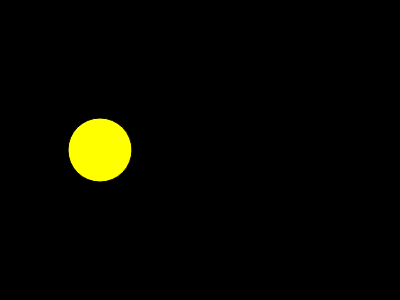
Frame 1 (no input)
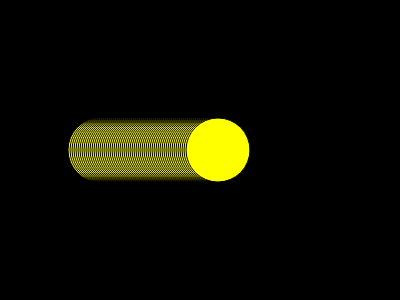
Frame 60 (no input)
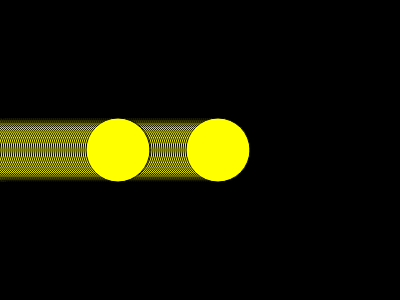
Frame 120 (the mouse pressed at the canvas centre since frame 60)

The p5.js sketch that drew these frames (run headless with seeded random() and noise() and a simulated clock; from frame 60 on, the mouse is pressed at the canvas centre):

// p5.js sketch
// ── sketch.js
// https://editor.p5js.org/jht1493/sketches/zciALH5y7
// circleX buttons copy

let circleX = 100;
let circleY = 150;
let circleSpeed = 2;
let circleDiam = 64;
let circleColor = 'yellow';

function setup() {
  createCanvas(400, 300).mousePressed(function () {
    circleX = 0;
  })
  createButton('backg 0').mousePressed(function() {
    console.log('calling background');
    background(0);
  });
  createButton('down').mousePressed(function() {
    circleColor = random(['red','green','yellow'])
    circleY = (circleY + 40) % height
  });
  background(0);
  // background(0);
  // noStroke();
  // fill(255);
}

function draw() {
  fill(circleColor);
  circle(circleX, circleY, circleDiam);
  circleX = (circleX + circleSpeed) % width;
}

// https://editor.p5js.org/jht1493/sketches/L55nCCMds
// circleX buttons

// Move to myCanvas.mousePressed to allow buttons
// to work.
// function mousePressed() {
//   circleX = 0;
// }

// https://editor.p5js.org/jht1493/sketches/JVoQAP3aM
// variable circleX myCanvas

// Make Your Own (Make Your Own Variable)
// Code! Programming with p5.js
// The Coding Train / Daniel Shiffman
// https://thecodingtrain.com/beginners/p5js/2.2-make-your-own.html
// https://youtu.be/dRhXIIFp-ys

// Make Your Own Variable: https://editor.p5js.org/codingtrain/sketches/xPXNdPy17
// Growing Circle Exercise: https://editor.p5js.org/codingtrain/sketches/ehbMJ-otC
